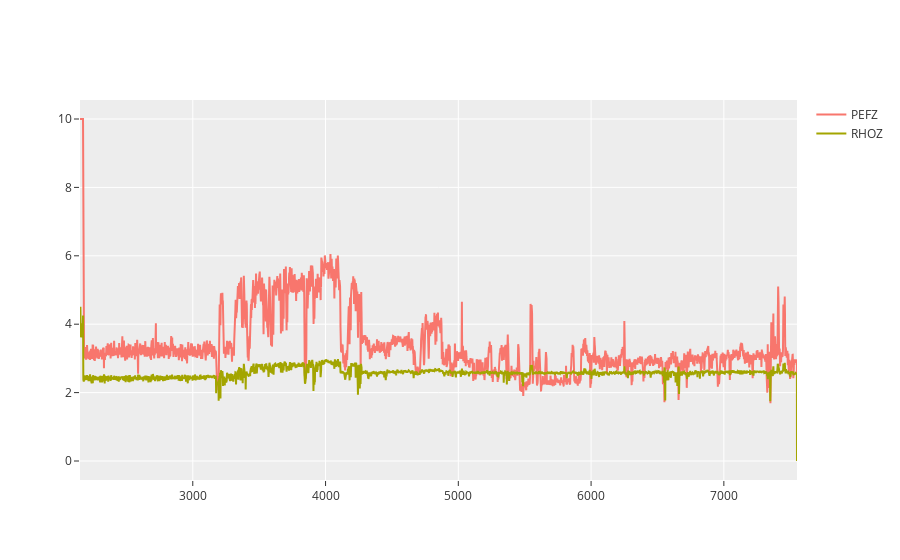

The notebook cell saved with this chart:
### Code cell
fig=go.Figure()
fig.layout.template = "ggplot2"
fig.add_scatter(x=logs4_reg.index, y=logs4_reg['PEFZ'], mode='lines',name='PEFZ')
fig.add_scatter(x=logs4_reg.index, y=logs4_reg['RHOZ'], mode='lines',name='RHOZ')

fig.update_traces(marker=dict(size=3),
                  selector=dict(mode='markers'))
pio.show(fig)

### Figure 1 — Plotly figure (JSON) as saved in the notebook; plotly's stock layout.template omitted (floating-point values rounded to 4 significant figures; data arrays with more than 128 entries replaced by an {"elided": "..."} marker saying what was removed)
{"data": [{"mode": "lines", "name": "PEFZ", "type": "scatter", "x": {"elided": "10741 float values"}, "y": {"elided": "10741 float values"}}, {"mode": "lines", "name": "RHOZ", "type": "scatter", "x": {"elided": "10741 float values"}, "y": {"elided": "10741 float values"}}], "layout": {}}
